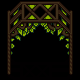

This is a level from a 2D game, rendered from its Tiled map with the project's own tilesets. A one-line summary and the complete map file follow:
An orthogonal 5x5 tile map with 16x16 px tiles, 5 tile layers (Back, Back2, Buildings, Front, ...), 2 tilesets.

<map version="1.2" tiledversion="1.3.5" orientation="orthogonal" renderorder="right-down" compressionlevel="0" width="5" height="5" tilewidth="16" tileheight="16" infinite="0" nextlayerid="12" nextobjectid="59">
 <tileset firstgid="1" name="zspring_chocolate" tilewidth="16" tileheight="16" tilecount="25" columns="5">
  <image source="spring_chocolate.png" width="80" height="80" />
 </tileset>
 <tileset firstgid="26" name="zblank" tilewidth="16" tileheight="16" tilecount="1" columns="1">
  <image source="blank.png" width="16" height="16" />
 </tileset>
 <layer id="1" name="Back" width="5" height="5">
  <data encoding="csv">
0,0,0,0,0,
0,0,0,0,0,
0,0,0,0,0,
0,0,0,0,0,
0,0,0,0,0
</data>
 </layer>
 <objectgroup id="2" name="Back" />
 <layer id="8" name="Back2" width="5" height="5">
  <properties>
   <property name="DrawAbove" value="Back" />
  </properties>
  <data encoding="csv">
0,0,0,0,0,
0,0,0,0,0,
0,0,0,0,0,
16,17,18,19,20,
21,22,23,24,25
</data>
 </layer>
 <objectgroup id="9" name="Back2" />
 <layer id="3" name="Buildings" width="5" height="5">
  <data encoding="csv">
0,0,0,0,0,
0,0,0,0,0,
0,0,0,0,0,
26,0,0,0,26,
26,0,0,0,26
</data>
 </layer>
 <objectgroup id="4" name="Buildings" />
 <layer id="10" name="Front" width="5" height="5">
  <data encoding="csv">
0,0,0,0,0,
6,7,8,9,10,
11,12,0,14,15,
0,0,0,0,0,
0,0,0,0,0
</data>
 </layer>
 <objectgroup id="6" name="Front" />
 <layer id="5" name="AlwaysFront" width="5" height="5">
  <data encoding="csv">
1,2,3,4,5,
0,0,0,0,0,
0,0,13,0,0,
0,0,0,0,0,
0,0,0,0,0
</data>
 </layer>
 <objectgroup id="11" name="AlwaysFront" />
</map>
